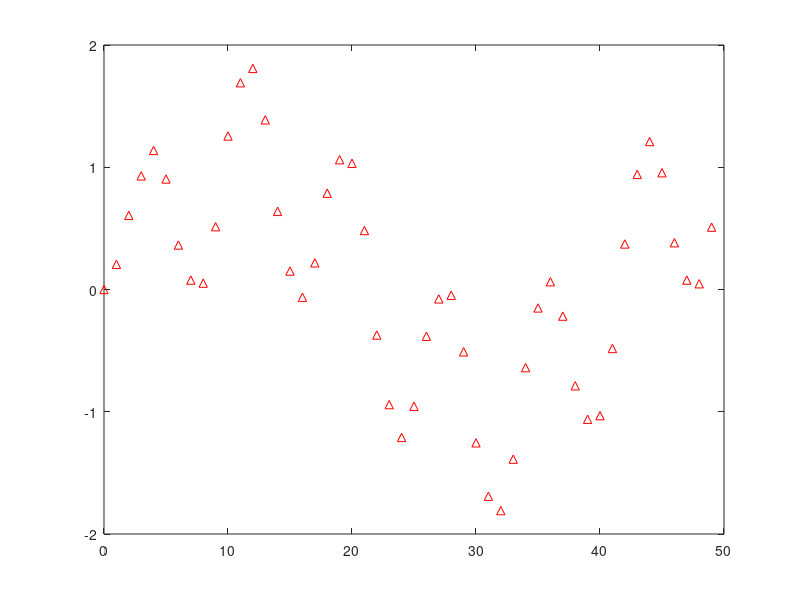
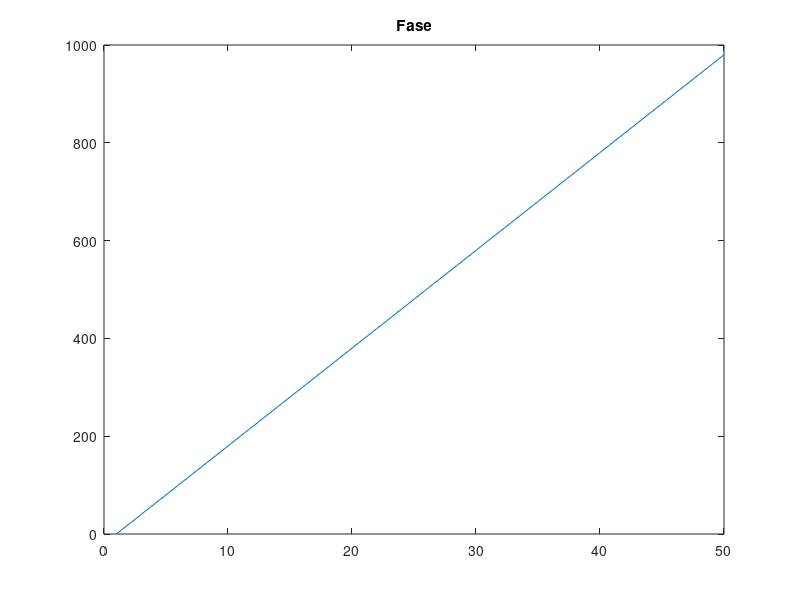
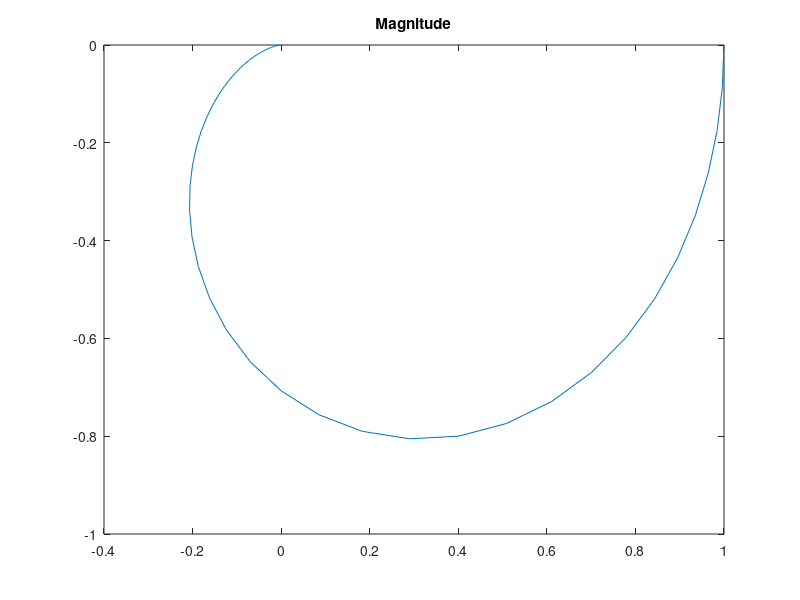

Source code (MATLAB) for these figures, in order:
fs = 2000; % frekuensi
t = 0:1/fs:1; % periode
x = sin(2*pi*50*t) + sin(2*pi*250*t) + sin(2*pi*750*t); % data sinyal
[b1,a] = butter(2,300/1000); %butter orde 2, 300/1000 = 0.3 ternormalisasi
y1 = filter(b1,a,x);
figure
impz(y1,1,50)%plot 50 sinyal pertama
[H,f] = freqz(b1,a,50,2000);
figure
plot(f);
title('Fase');
figure
plot(H);
title('Magnitude');
